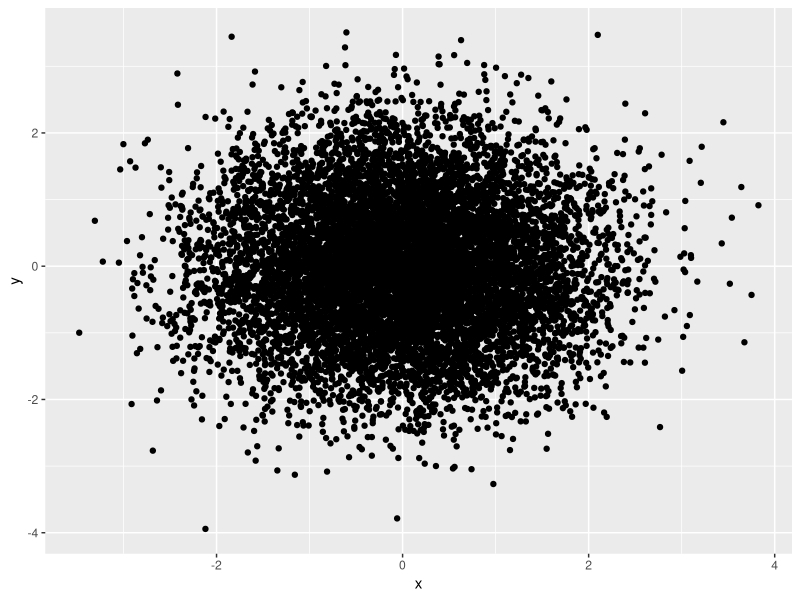
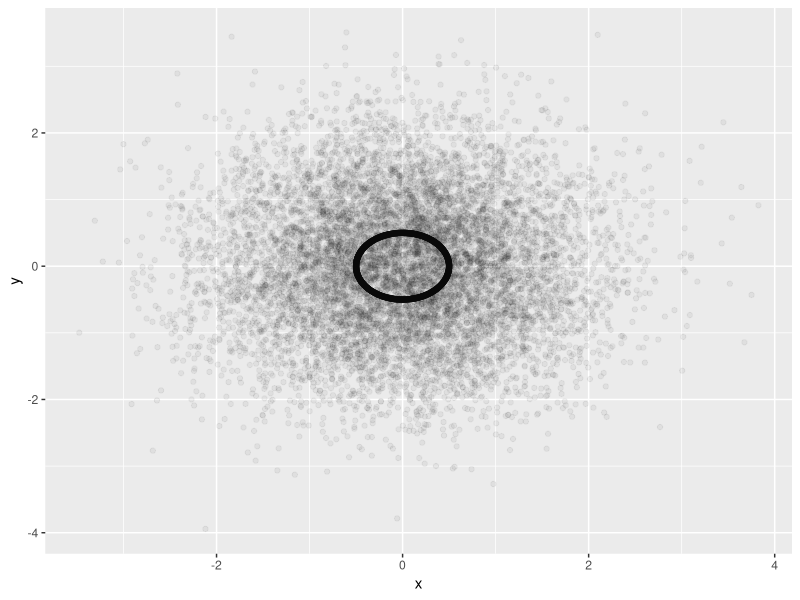
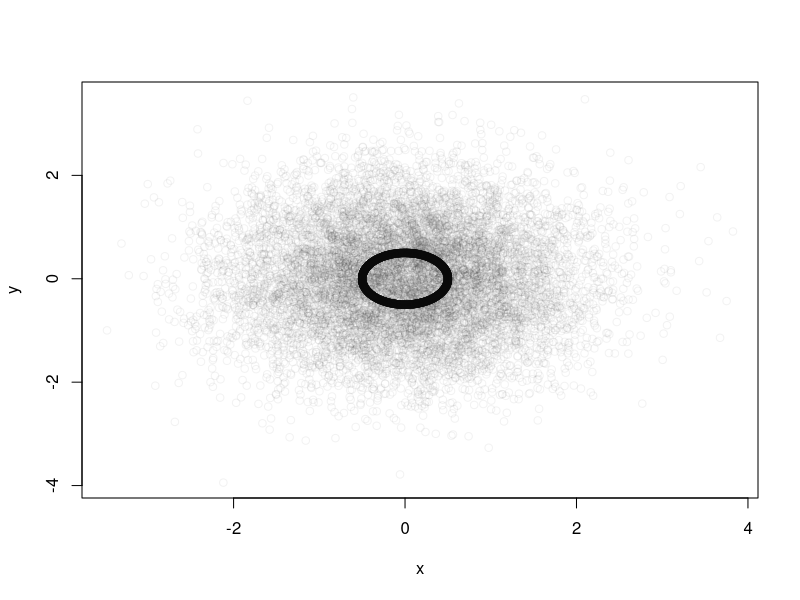

Reproduce these figures in R, in order.
## ---- chunk 1
options(width = 60)
knitr::opts_chunk$set(echo = TRUE, cache = TRUE)
## ---- chunk 2
library("magrittr")
library("ggplot2")
## ---- chunk 3
# Make some data
n = 20

# Set seed for reproducibility
set.seed(1133)
d = data.frame(id = paste0("s",sample(1:n, n)),
               sex = sample(c("male","female"), 
                            n, replace = T),
               food = sample(c("cake","pie"),
                             n, replace = T),
               trt_a = runif(n),
               trt_b = rnorm(n)
               )
## ---- chunk 4
head(d)        # Defaults to showing the first 6 

head(d, n = 2) # Shows the first 2 
## ---- chunk 5
tail(d)        # Defaults to showing the last 6 

tail(d, n = 2) # Shows the last 2 
## ---- chunk 6
nrow(d)  # Find the number of observations
ncol(d)  # Find the number of variables 
dim(d)   # Both observations and variables (n x p)
## ---- chunk 7
sapply(d, FUN=class)   # Obtain each columns data type
## ---- chunk 8
# Count number of missing values
sum_na = function(x){
  sum(is.na(x))
}
## ---- chunk 9
sapply(d, FUN=sum_na)   # Missing values per column
## ---- chunk 10
stat5summary = function(x, na.rm = T){
  if(class(x) != "numeric") 
    stop("`x` must be numeric data")
  
  # Calculate quantiles
  q = quantile(x, probs = c(0.25, 0.5, 0.75),
               na.rm = na.rm)

  # Return
  c("min" = min(x, na.rm = na.rm),
    "q1" = q[[1]], "median" = q[[2]], "q3" = q[[3]], 
    "max" = max(x, na.rm = na.rm))
}
## ---- chunk 11
sapply(d[,4:5], FUN = stat5summary) 
## ---- chunk 12
sapply(d[,4:5], FUN = summary) 
## ---- chunk 13
sapply(d[,1:3], FUN = summary) 
## ---- chunk 14
(o = table(d[,2], d[,3]))
## ---- chunk 15
prop.table(o)  # Requires table() object
## ---- chunk 16
head(table(d[,1], d[,2]))
## ---- chunk 17
set.seed(2016) # Set Seed for reproducibility
n = 1e4        # Number of observations

(n*2) %>%      # Generate some data
  rnorm %>%
  matrix(ncol = 2) -> a

runif(n, 0, 2 * pi) %>%
  {0.5 * cbind(sin(.), cos(.))} -> b
  
o = rbind(a,b)   # Combine generate data

x = as.data.frame(o[sample(nrow(o)), ])

colnames(x) = c("x","y")
## ---- chunk 18
summary(x)    # data.frame implements summary.
## ---- chunk 19
ggplot(x) + geom_point(aes(x,y))
## ---- chunk 20
ggplot(x) + geom_point(aes(x,y), alpha = 0.05)
## ---- chunk 21
plot(x, col = rgb(0, 0, 0, 0.05)) # Transparent color
